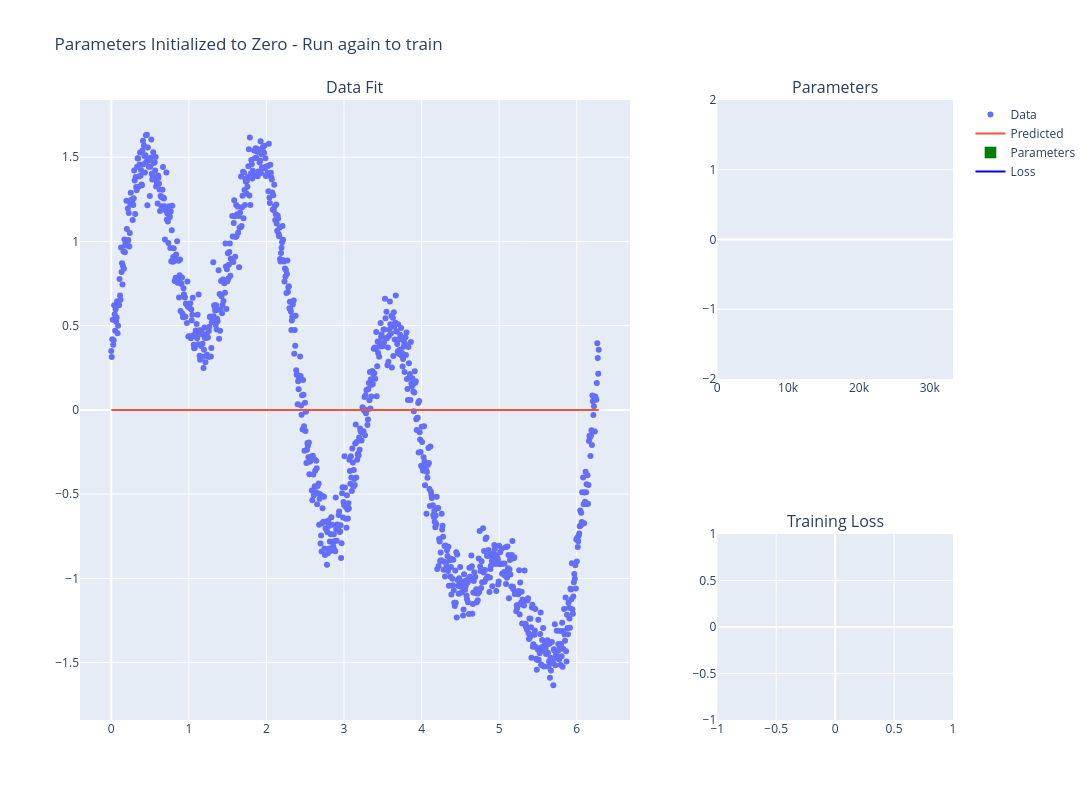

The notebook cell this image was saved under:
### Code cell
# Overfit prevented with significant data + early stopping
# Run this cell multiple times to toggle between states
# First run: shows all parameters as 0
# Second run: performs gradient descent
# Third run: resets to 0, etc.

import os

# Toggle state using an environment variable
state_file = '/tmp/nn3_toggle_state.txt'
if os.path.exists(state_file):
    with open(state_file, 'r') as f:
        current_state = int(f.read().strip())
else:
    current_state = 0

# Toggle to next state
next_state = 1 - current_state
with open(state_file, 'w') as f:
    f.write(str(next_state))

# Overfitting-prone neural network
class OverfitNet(nn.Module):
    def __init__(self):
        super(OverfitNet, self).__init__()
        self.fc1 = nn.Linear(1, 64)
        self.fc2 = nn.Linear(64, 128)
        self.fc3 = nn.Linear(128, 128)
        self.fc4 = nn.Linear(128, 64)
        self.fc5 = nn.Linear(64, 1)

    def forward(self, x):
        x = torch.relu(self.fc1(x))
        x = torch.relu(self.fc2(x))
        x = torch.relu(self.fc3(x))
        x = torch.relu(self.fc4(x))
        return self.fc5(x)

model = OverfitNet()

if current_state == 0:
    # STATE 0: Show all parameters as zero
    with torch.no_grad():
        for param in model.parameters():
            param.zero_()
    
    # Create visualization with zero parameters
    trace_data = go.Scatter(x=xr, y=yr, mode='markers', name='Data')
    trace_fit = go.Scatter(
        x=xr,
        y=model(xr_normalized).detach().numpy().flatten(),
        mode='lines',
        name='Predicted'
    )
    
    parameter_values = flatten_tensors(list(model.parameters()))
    colors = ['red' if val < 0 else 'green' for val in parameter_values]
    trace_parameters = go.Bar(
        x=list(range(len(parameter_values))), 
        y=parameter_values,
        name='Parameters',
        marker_color=colors
    )
    
    trace_loss = go.Scatter(
        x=[0],
        y=[0],
        mode='lines',
        name='Loss',
        line=dict(color='blue')
    )
    
    fig = make_subplots(
        rows=2, cols=2, 
        column_widths=[0.7, 0.3],
        row_heights=[0.6, 0.4],
        subplot_titles=('Data Fit', 'Parameters', 'Training Loss'),
        specs=[[{"rowspan": 2}, {}],
               [None, {}]]
    )
    
    fig.add_trace(trace_data, row=1, col=1)
    fig.add_trace(trace_fit, row=1, col=1)
    fig.add_trace(trace_parameters, row=1, col=2)
    fig.add_trace(trace_loss, row=2, col=2)
    
    fig.update_yaxes(range=[-2, 2], row=1, col=2)
    fig.update_xaxes(row=1, col=1)
    fig.update_xaxes(row=1, col=2)
    fig.update_xaxes(row=2, col=2)
    fig.update_yaxes(row=1, col=1)
    fig.update_yaxes(row=1, col=2)
    fig.update_yaxes(range=[0, None], row=2, col=2)
    
    fig.update_layout(
        title='Parameters Initialized to Zero - Run again to train', 
        width=1400, 
        height=800,
        showlegend=True
    )
    
    fig.show()

else:
    # STATE 1: Perform gradient descent with early stopping
    model = OverfitNet()
    criterion = nn.MSELoss()
    optimizer = optim.Adam(model.parameters(), lr=0.003)
    
    num_epochs = 10000
    losses = []
    
    # Early stopping parameters
    patience = 500  # Stop if no improvement for this many epochs
    min_delta = 1e-6  # Minimum change to count as improvement
    best_loss = float('inf')
    epochs_without_improvement = 0
    best_model_state = None
    stopped_early = False
    
    for epoch in range(num_epochs):
        optimizer.zero_grad()
        outputs = model(xr_normalized)
        loss = criterion(outputs, yr_tensor)
        loss.backward()
        optimizer.step()
        
        current_loss = loss.item()
        losses.append(current_loss)
        
        # Early stopping check
        if current_loss < best_loss - min_delta:
            best_loss = current_loss
            epochs_without_improvement = 0
            best_model_state = {k: v.clone() for k, v in model.state_dict().items()}
        else:
            epochs_without_improvement += 1
        
        if epochs_without_improvement >= patience:
            stopped_early = True
            # Restore best model
            if best_model_state is not None:
                model.load_state_dict(best_model_state)
            break

        if epoch == 0 or (epoch+1) % 200 == 0:
            clear_output(wait=True)
            
            trace_data = go.Scatter(x=xr, y=yr, mode='markers', name='Data')
            
            # Dense x for plotting
            x_plot = np.linspace(xr.min(), xr.max(), 500)
            x_plot_tensor = torch.tensor(x_plot, dtype=torch.float32)
            x_plot_normalized = ((x_plot_tensor - xr_min) / (xr_max - xr_min)).unsqueeze(1)

            trace_fit_updated = go.Scatter(
                x=x_plot,
                y=model(x_plot_normalized).detach().numpy().flatten(),
                mode='lines',
                name='Predicted'
            )
            
            first_layer_params = torch.cat([model.fc1.weight.flatten(), model.fc1.bias]).detach().numpy()
            trace_parameters = go.Bar(
                x=list(range(len(first_layer_params))),
                y=first_layer_params,
                name='Layer 1 Parameters',
                marker_color=['red' if v < 0 else 'green' for v in first_layer_params]
            )
            
            trace_loss = go.Scatter(
                x=list(range(len(losses))),
                y=losses,
                mode='lines',
                name='Loss',
                line=dict(color='blue')
            )
            
            fig = make_subplots(
                rows=2, cols=2, 
                column_widths=[0.7, 0.3],
                row_heights=[0.6, 0.4],
                subplot_titles=('Data Fit', 'Parameters', 'Training Loss'),
                specs=[[{"rowspan": 2}, {}],
                       [None, {}]]
            )
            
            fig.add_trace(trace_data, row=1, col=1)
            fig.add_trace(trace_fit_updated, row=1, col=1)
            fig.add_trace(trace_parameters, row=1, col=2)
            fig.add_trace(trace_loss, row=2, col=2)

            fig.update_yaxes(range=[-2, 2], row=1, col=2)
            fig.update_xaxes(row=1, col=1)
            fig.update_xaxes(row=1, col=2)
            fig.update_xaxes(row=2, col=2)
            fig.update_yaxes(row=1, col=1)
            fig.update_yaxes(row=1, col=2)
            fig.update_yaxes(range=[0, None], row=2, col=2)

            fig.update_layout(
                title=f'Epoch {epoch+1}/{num_epochs}, Loss: {current_loss:.4f} (Best: {best_loss:.4f}, Patience: {patience - epochs_without_improvement})', 
                width=1400, 
                height=800,
                showlegend=True
            )
            
            fig.show()
    
    # Final visualization after training completes
    clear_output(wait=True)
    
    trace_data = go.Scatter(x=xr, y=yr, mode='markers', name='Data')
    x_plot = np.linspace(xr.min(), xr.max(), 500)
    x_plot_tensor = torch.tensor(x_plot, dtype=torch.float32)
    x_plot_normalized = ((x_plot_tensor - xr_min) / (xr_max - xr_min)).unsqueeze(1)
    
    trace_fit_updated = go.Scatter(
        x=x_plot,
        y=model(x_plot_normalized).detach().numpy().flatten(),
        mode='lines',
        name='Predicted'
    )
    
    first_layer_params = torch.cat([model.fc1.weight.flatten(), model.fc1.bias]).detach().numpy()
    trace_parameters = go.Bar(
        x=list(range(len(first_layer_params))),
        y=first_layer_params,
        name='Layer 1 Parameters',
        marker_color=['red' if v < 0 else 'green' for v in first_layer_params]
    )
    
    trace_loss = go.Scatter(
        x=list(range(len(losses))),
        y=losses,
        mode='lines',
        name='Loss',
        line=dict(color='blue')
    )
    
    fig = make_subplots(
        rows=2, cols=2, 
        column_widths=[0.7, 0.3],
        row_heights=[0.6, 0.4],
        subplot_titles=('Data Fit', 'Parameters', 'Training Loss'),
        specs=[[{"rowspan": 2}, {}],
               [None, {}]]
    )
    
    fig.add_trace(trace_data, row=1, col=1)
    fig.add_trace(trace_fit_updated, row=1, col=1)
    fig.add_trace(trace_parameters, row=1, col=2)
    fig.add_trace(trace_loss, row=2, col=2)

    fig.update_yaxes(range=[-2, 2], row=1, col=2)
    fig.update_yaxes(range=[0, None], row=2, col=2)

    status = f"EARLY STOPPING at epoch {len(losses)}" if stopped_early else f"Completed {num_epochs} epochs"
    fig.update_layout(
        title=f'{status} | Final Loss: {losses[-1]:.4f} | Best Loss: {best_loss:.4f}', 
        width=1400, 
        height=800,
        showlegend=True
    )
    
    fig.show()

### Figure 1 — Plotly figure (JSON) as saved in the notebook; plotly's stock layout.template omitted (floating-point values rounded to 4 significant figures; data arrays with more than 128 entries replaced by an {"elided": "..."} marker saying what was removed)
{"data": [{"mode": "markers", "name": "Data", "type": "scatter", "x": {"elided": "1000 float values"}, "xaxis": "x", "y": {"elided": "1000 float values"}, "yaxis": "y"}, {"mode": "lines", "name": "Predicted", "type": "scatter", "x": {"elided": "1000 float values"}, "xaxis": "x", "y": {"elided": "1000 float values"}, "yaxis": "y"}, {"marker": {"color": {"elided": "33281 str values"}}, "name": "Parameters", "type": "bar", "x": {"elided": "33281 int values"}, "xaxis": "x2", "y": {"elided": "33281 int values"}, "yaxis": "y2"}, {"line": {"color": "blue"}, "mode": "lines", "name": "Loss", "type": "scatter", "x": [0], "xaxis": "x3", "y": [0], "yaxis": "y3"}], "layout": {"annotations": [{"font": {"size": 16}, "showarrow": false, "text": "Data Fit", "x": 0.315, "xanchor": "center", "xref": "paper", "y": 1, "yanchor": "bottom", "yref": "paper"}, {"font": {"size": 16}, "showarrow": false, "text": "Parameters", "x": 0.865, "xanchor": "center", "xref": "paper", "y": 1, "yanchor": "bottom", "yref": "paper"}, {"font": {"size": 16}, "showarrow": false, "text": "Training Loss", "x": 0.865, "xanchor": "center", "xref": "paper", "y": 0.3, "yanchor": "bottom", "yref": "paper"}], "height": 800, "showlegend": true, "title": {"text": "Parameters Initialized to Zero - Run again to train"}, "width": 1400, "xaxis": {"anchor": "y", "domain": [0, 0.63]}, "xaxis2": {"anchor": "y2", "domain": [0.73, 1]}, "xaxis3": {"anchor": "y3", "domain": [0.73, 1]}, "yaxis": {"anchor": "x", "domain": [0, 1]}, "yaxis2": {"anchor": "x2", "domain": [0.55, 1], "range": [-2, 2]}, "yaxis3": {"anchor": "x3", "domain": [0, 0.3], "range": [0, null]}}}
